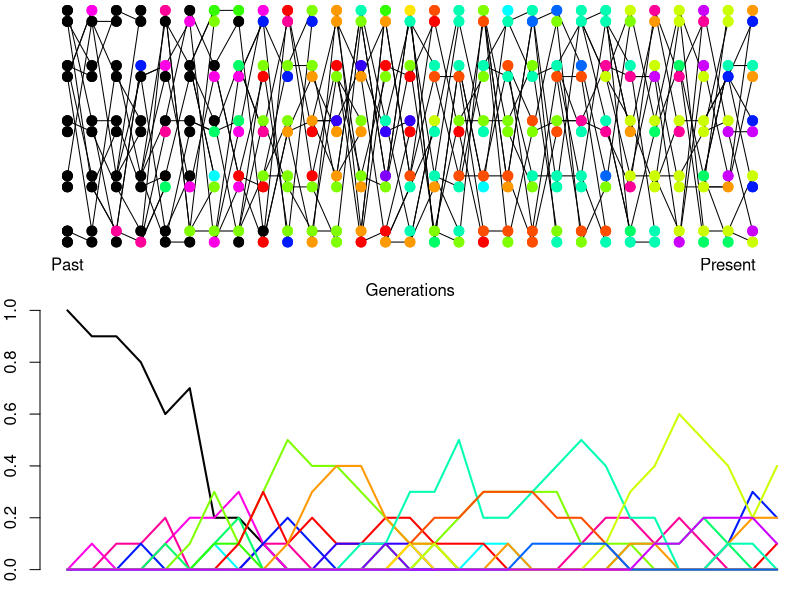
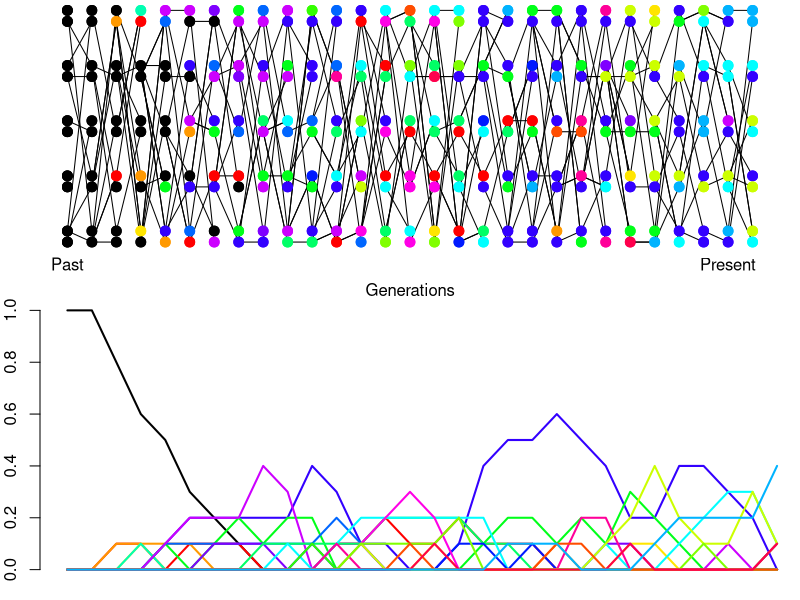
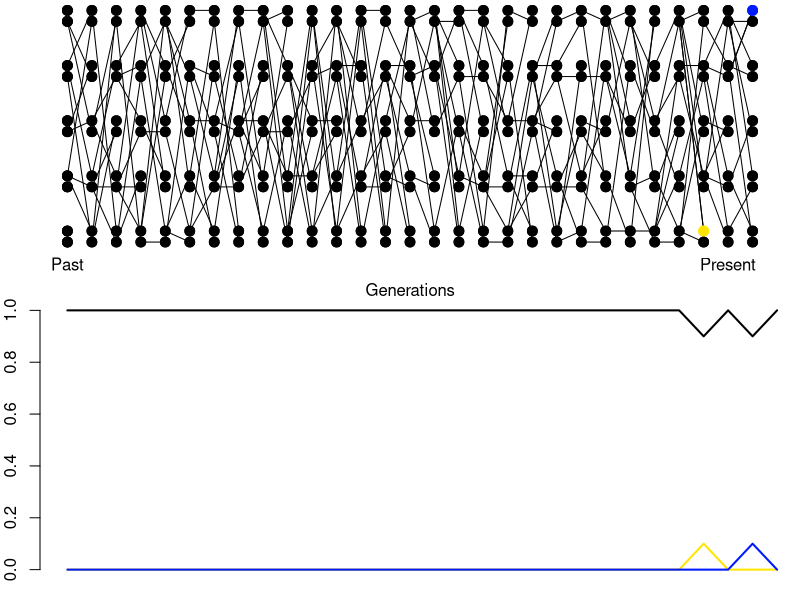
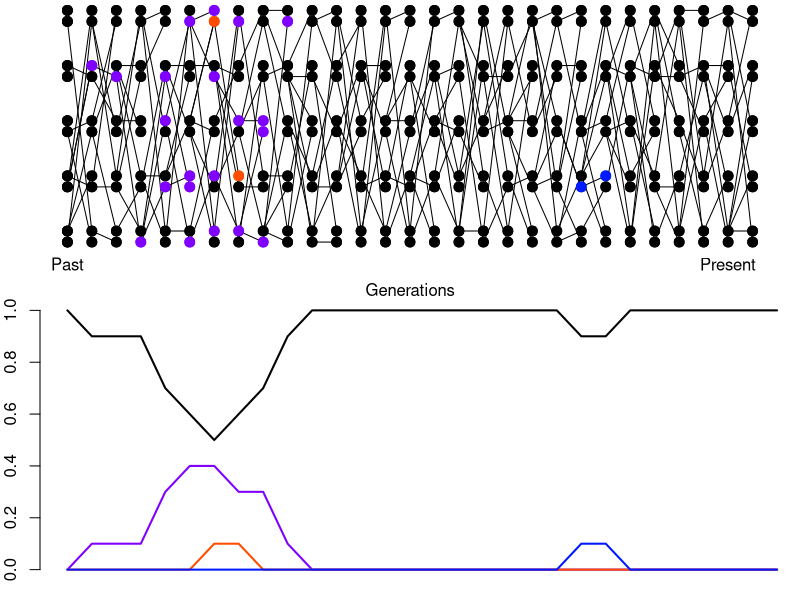
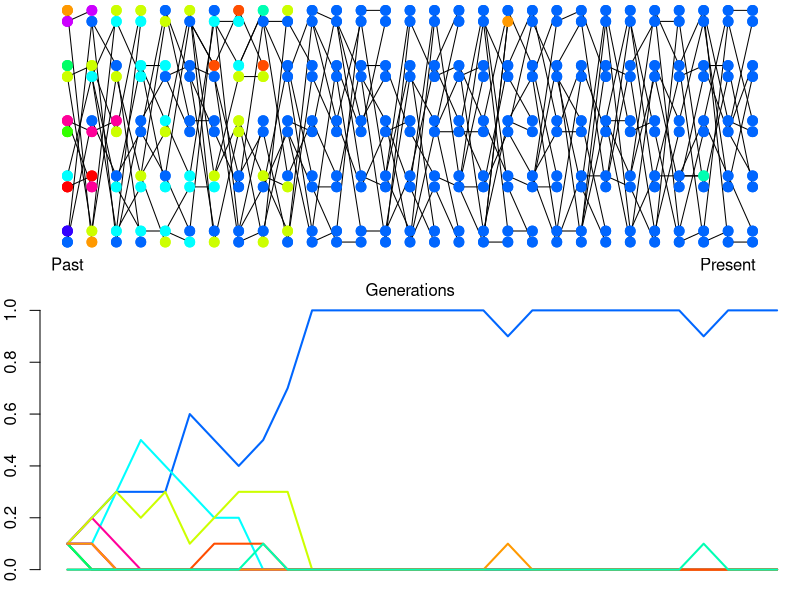
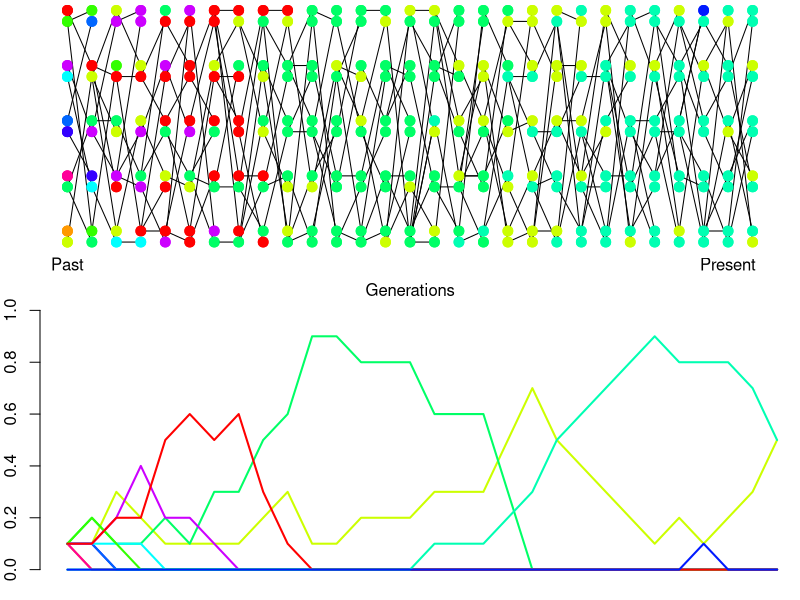
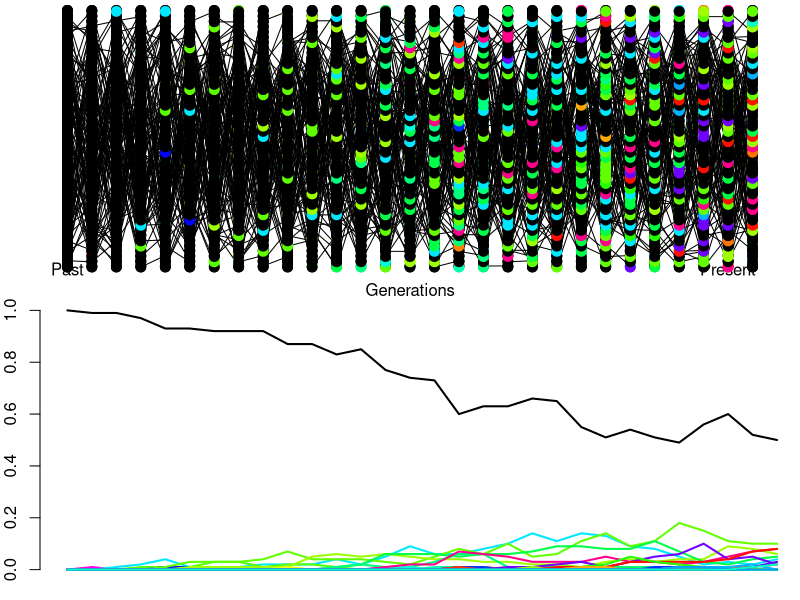
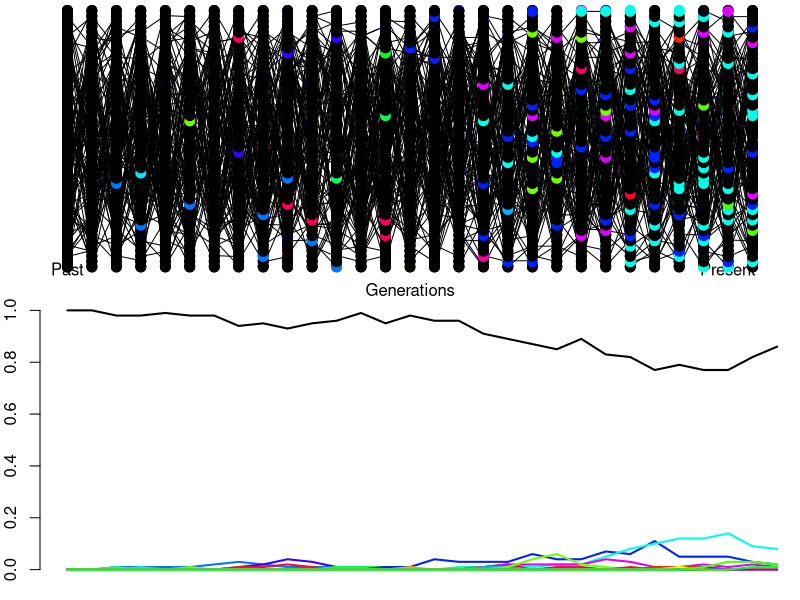

Recreate these plots in R, in order.
## ---- chunk 1

## ---- chunk 2
#install.packages("plotrix")
library(plotrix)
## ---- chunk 3
simulate.pop<-function(N.vec=rep(5,30), const.RS=TRUE,  mutation= TRUE, mut.rate=  0.1, for.class= TRUE, initial.state="all.black",plot.freqs=FALSE,mult.pop=FALSE,pops=FALSE){
   #  c(rep(10,5),rep(3,2),rep(10,5),rep(3,2),rep(10,5))  #
	stopifnot(initial.state %in% c("all.black","all.diff","two.alleles","single.mut") )

	if(plot.freqs){ layout(c(1,2)); par(mar=c(1,2,0,1))}
	if(for.class){
		line.lwd<-1
		line.col<-"black"
		mut.line.lwd<-1
		mut.line.col<-"black"
	
	}else{
		line.lwd<-0.5
		line.col<-"grey"
		mut.line.lwd<-1
		mut.line.col<-"grey"
	}

	num.gens<- length(N.vec)-1	

	if(!mult.pop){
		ind.pop.par<-matrix(1,nrow=max(N.vec),ncol=num.gens+1)
		ind.pop<-matrix(1,nrow=max(N.vec),ncol=num.gens+1)
	}else{
			ind.pop.par<-pops[["ind.pop.par"]]
			ind.pop<-pops[["ind.pop"]]
	}
	
	num.gens<- length(N.vec)-1
	offset<-0.1
	plot(c(1,num.gens),c(0.5,max(N.vec))+c(-offset,offset),type="n",axes=FALSE,xlab="",ylab="")
	mtext(side=1,line=0,"Generations")
	 text(1,0.5,"Past")
	 text(num.gens-1,0.5,"Present")
	 
	 track.cols<- list()
	N <-N.vec[1]
	 if(initial.state=="all.black") my.cols<-rep("black",2*N)  #sample(rainbow(2*N))
	 if(initial.state=="all.diff") my.cols<-sample(rainbow(2*N))
	 if(initial.state=="two.alleles")  my.cols<-  rep(c("blue","red"),N)
	 if(initial.state=="single.mut")  my.cols<-  c("red",rep("blue",2*N-1))
	 stopifnot((2*N)==length(my.cols))
	
	 track.cols[[1]]<-my.cols
	points(rep(1,N),1:N+offset, pch=19,cex=1.3,col=my.cols[(1:N)*2])
	 points(rep(1,N),1:N-offset, pch=19,cex=1.3,col=my.cols[(1:N)*2-1])
	
	for(i in 1:num.gens){
			
		N.new<-N.vec[i+1]
		N.old<-N.vec[i]
		points(rep(i,N.old),1:N.old+offset, pch=19,cex=1.3,col=my.cols[(1:N.old)*2])
		points(rep(i,N.old),1:N.old-offset, pch=19,cex=1.3,col=my.cols[(1:N.old)*2-1])

		 new.cols<-rep("black",2*N.new)
		
		if(const.RS){ 
			repro.success<-rep(1/N.old,N.old)
		}else{
			repro.success<-sample(c(rep(0.5/(N.old),N.old-2),c(0.25,0.25)),replace=FALSE)
			}
	
		 for(ind in 1:N.new){

				this.pop.par <- ind.pop.par[ind,i+1]
				available.pars <- (1:N.old)[which(ind.pop[1:N.old,i] == this.pop.par)]
				par<-sample(available.pars,2,replace=FALSE,prob=repro.success[which(ind.pop[1:N.old,i] == this.pop.par)])
		
				which.allele.1<-sample(c(-1,1),1)
				if(i != num.gens){ lines(c(i,i+1), c(par[1]+which.allele.1*offset,ind-offset),col=line.col,lwd=line.lwd)}
				new.cols[2*ind-1]<- my.cols[2*par[1] +ifelse(which.allele.1==1,0,-1)]
		
				which.allele.2<-sample(c(-1,1),1)
				if(i != num.gens){ lines(c(i,i+1), c(par[2]+which.allele.2*offset,ind+offset),col=line.col,lwd=line.lwd)}
				new.cols[2*ind]<- my.cols[2*par[2] +ifelse(which.allele.2==1,0,-1)]
		
				if(mutation){
					if(runif(1)<mut.rate){ 
							new.cols[2*ind-1]<- sample(rainbow(4*N),1)
							if(i != num.gens){ lines(c(i,i+1), c(par[1]+which.allele.1*offset,ind-offset),col=mut.line.col,lwd=mut.line.lwd)}
		
						}
					if(runif(1)<mut.rate){ 
						new.cols[2*ind]<- sample(rainbow(4*N),1)
						if(i != num.gens){ lines(c(i,i+1), c(par[2]+which.allele.2*offset,ind+offset),col=mut.line.col,lwd=mut.line.lwd)}
				} 
				
			}
		}	
		##redraw points to cover lines		 
		points(rep(i,N.old),1:N.old+offset, pch=19,cex=1.3,col=my.cols[(1:N.old)*2])
		points(rep(i,N.old),1:N.old-offset, pch=19,cex=1.3,col=my.cols[(1:N.old)*2-1])

		 my.cols<-new.cols
		 track.cols[[i+1]]<-my.cols
		if(!const.RS) sapply(which(repro.success>1/N.old), function(ind){ draw.circle(x=i,y=ind,radius=0.2,nv=100,border=NULL,col=NA,lty=1,lwd=1)})
	}
#	recover()
	if(plot.freqs){
		plot(c(1,num.gens),c(0,1),type="n",axes=FALSE,xlab="",ylab="")
		all.my.cols<-unique(unlist(track.cols))
		
		if(!mult.pop){ 
			my.col.freqs<-sapply(track.cols,function(my.gen){sapply(all.my.cols,function(my.col){sum(my.gen==my.col)})})

			sapply(all.my.cols,function(col.name){lines(my.col.freqs[col.name,]/(2*N.vec),col=col.name,lwd=2)});
			}else{
			
			for(pop in 1:max(ind.pop)){
				my.col.freqs<-sapply(1:num.gens, function(gen){
	#			recover()
					my.gen<-track.cols[[gen]]
					if(all(ind.pop.par[ind.pop[,gen]==pop,gen]==0)) return(rep(NA,length(all.my.cols)))  #if pop doesn't exist in this gen.
				
					these.inds<-which(ind.pop[,gen]==pop)
					my.gen<-c(my.gen[these.inds*2],my.gen[these.inds*2-1])
					sapply(all.my.cols,function(my.col){
						sum(my.gen==my.col)
					})})
				rownames(my.col.freqs)<-		all.my.cols
				sapply(all.my.cols[-length(all.my.cols)],function(col.name){lines(my.col.freqs[col.name,]/(2*5),col=col.name,lwd=2,lty=pop)});	
			}
			}
		
		axis(2)
	}
}

## ---- chunk 4
#simulate a population of 5 with mutations at a rate of 0.1 (figure 4.7)
simulate.pop(N.vec=rep(5,30), const.RS=TRUE,  mutation= TRUE, mut.rate=  0.1, for.class= TRUE,plot.freqs=TRUE,initial.state="all.black") #note that we plot the changing frequencies with the plot.freqs=TRUE option.
## ---- chunk 5
simulate.pop(N.vec=rep(5,30), const.RS=TRUE,  mutation=TRUE, mut.rate=  0.2, for.class= TRUE, plot.freqs = TRUE, initial.state="all.black")
#increased mutation: increased rare alleles in the population, increased heterozygosity
## ---- chunk 6
simulate.pop(N.vec=rep(5,30), const.RS=TRUE,  mutation=TRUE, mut.rate=  0.01, for.class= TRUE, plot.freqs = TRUE, initial.state="all.black")
#decreased mutation: drift acts to decrease heterozygosity faster on average than mutation produces heterozygosity
simulate.pop(N.vec=rep(5,30), const.RS=TRUE,  mutation=TRUE, mut.rate=  0.01, for.class= TRUE, plot.freqs = TRUE, initial.state="all.black")
## ---- chunk 7
simulate.pop(N.vec=rep(5,30), const.RS=TRUE,  mutation=TRUE, mut.rate=  0.01, for.class= TRUE, plot.freqs = TRUE, initial.state="all.diff")
simulate.pop(N.vec=rep(5,30), const.RS=TRUE,  mutation=TRUE, mut.rate=  0.01, for.class= TRUE, plot.freqs = TRUE, initial.state="all.diff")
#drift acts to decrease heterozygosity and mutation cannot replenish that genetic diversity
## ---- chunk 8
simulate.pop(N.vec=rep(50,30), const.RS=TRUE,  mutation=TRUE, mut.rate=  0.01, for.class= TRUE, plot.freqs = TRUE, initial.state="all.black")
simulate.pop(N.vec=rep(50,30), const.RS=TRUE,  mutation=TRUE, mut.rate=  0.01, for.class= TRUE, plot.freqs = TRUE, initial.state="all.black")
#compare to smaller population size
simulate.pop(N.vec=rep(5,30), const.RS=TRUE,  mutation=TRUE, mut.rate=  0.01, for.class= TRUE, plot.freqs = TRUE, initial.state="all.black")
simulate.pop(N.vec=rep(5,30), const.RS=TRUE,  mutation=TRUE, mut.rate=  0.01, for.class= TRUE, plot.freqs = TRUE, initial.state="all.black")
